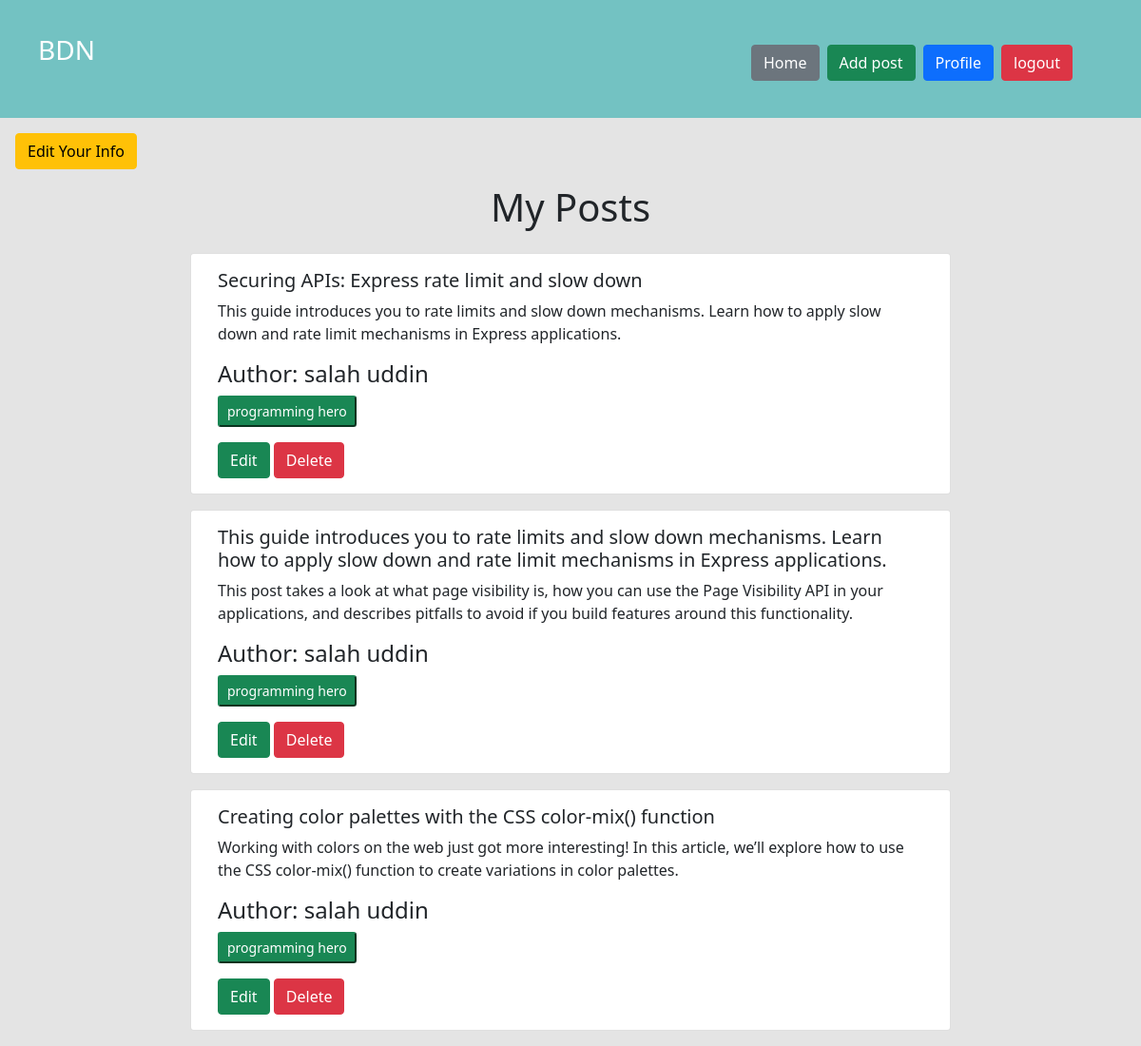
Screenshot of /profile/ (signed in) with the database file from the repository.
### post/models.py (models this page shows, shortened)
class PostModel(models.Model):
    title=models.CharField(max_length=200)
    content=models.CharField(max_length=20000000)
    author=models.ForeignKey(User,models.SET_NULL,null=True)
    category=models.ManyToManyField(Category)

### category/models.py (models this page shows)
class Category(models.Model):
    name=models.CharField(max_length=100)
    slug=models.SlugField(max_length=100,unique=True,null=True,blank=True)
    def __str__(self) -> str:
        return self.name

### author/views.py (the view)
# urls.py: path('profile/',views.profile,name='profile'),
@login_required
def profile(request):
    data=PostModel.objects.filter(author=request.user)
    return render(request,'profile.html',{'posts':data})

### author/templates/profile.html
{% extends "base.html" %}
{% block content %}
  <a href="{% url 'edit_info'%}"  class='btn btn-warning m-3' >Edit Your Info</a>
  <h1 class='text-dark text-center'>My Posts</h1>
  <div class='row justify-content-center mt-4'>
    {% for post in posts %}
      <div class="card col-sm-12 mx-auto mb-3" style="width: 50rem;">
        <div class="card-body">
          <h5 class="card-title">{{post.title}}</h5>
          <p class="card-text">{{post.content}}</p>
          <h4 class="card-text">Author: {{post.author.first_name}} {{post.author.last_name}}</h4>
          <p class="card-text">
            {% for cat in  post.category.all %}
              <button class='btn-sm btn-success ' disabled>{{cat}}</button>
            {% endfor %}
          </p>
          <div>
            <a href="{% url 'edit_post' post.id %}" class="btn btn-success">Edit</a>
            <a href="{% url 'delete_post' post.id%}" class="btn btn-danger">Delete</a>
          </div>
        </div>
      </div>
    {% endfor %}
  </div>
  {% endblock content %}

### rows the page displays
PostModel: title "Securing APIs: Express rate limit and slow down", content "This guide introduces you to rate limits and slow down mechanisms. Learn how to apply slow down and rate limit mechanisms in Express applications.", author.first_name "salah", author.last_name "uddin"
Category: name "programming hero"
PostModel: title "This guide introduces you to rate limits and slow down mechanisms. Learn how to apply slow down and rate limit mechanisms in Express applications.", content "This post takes a look at what page visibility is, how you can use the Page Visibility API in your applications, and describes pitfalls to avoid if you build features around this functionality.", author.first_name "salah", author.last_name "uddin"
PostModel: title "Creating color palettes with the CSS color-mix() function", content "Working with colors on the web just got more interesting! In this article, we’ll explore how to use the CSS color-mix() function to create variations in color palettes.", author.first_name "salah", author.last_name "uddin"
